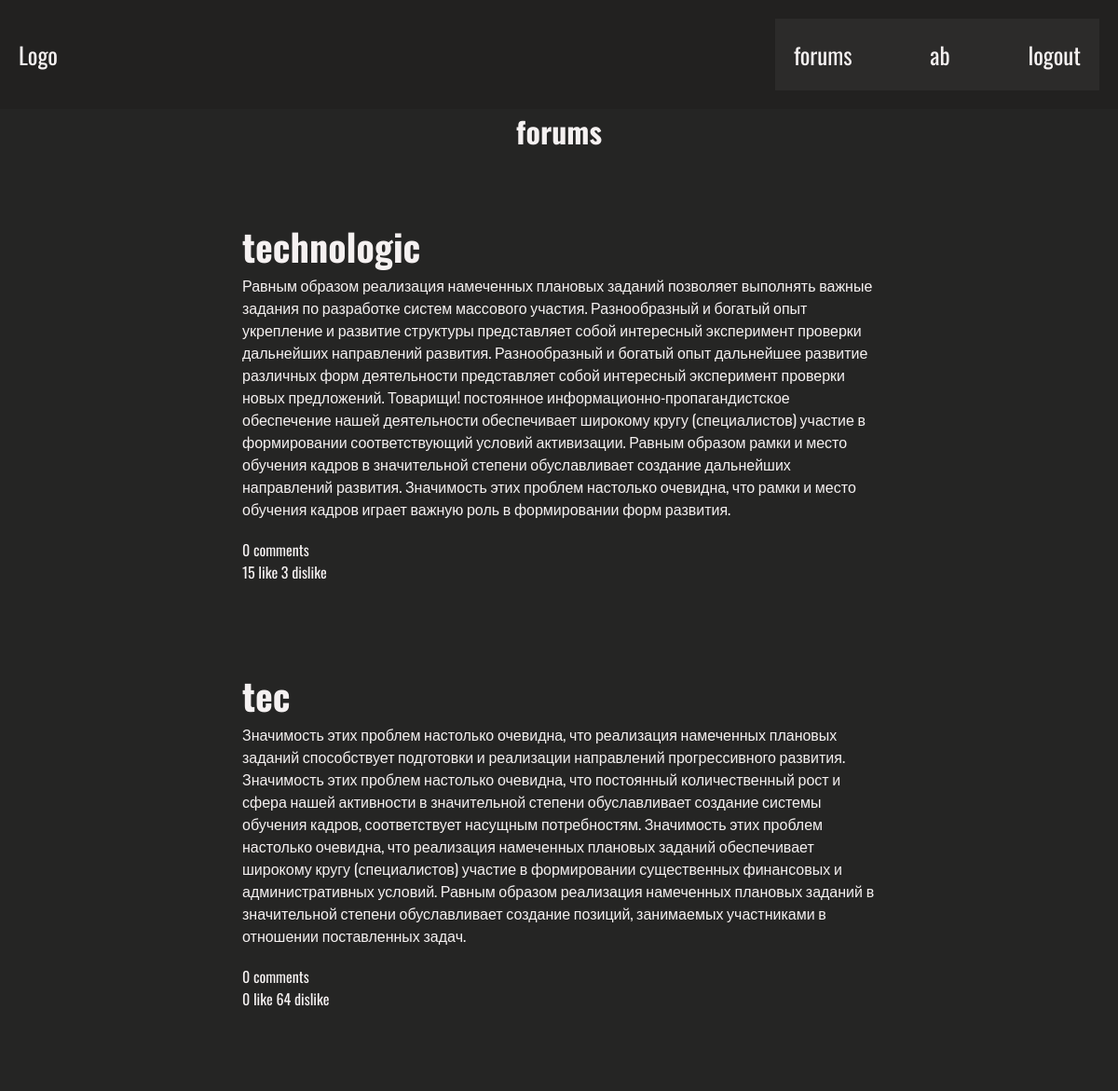
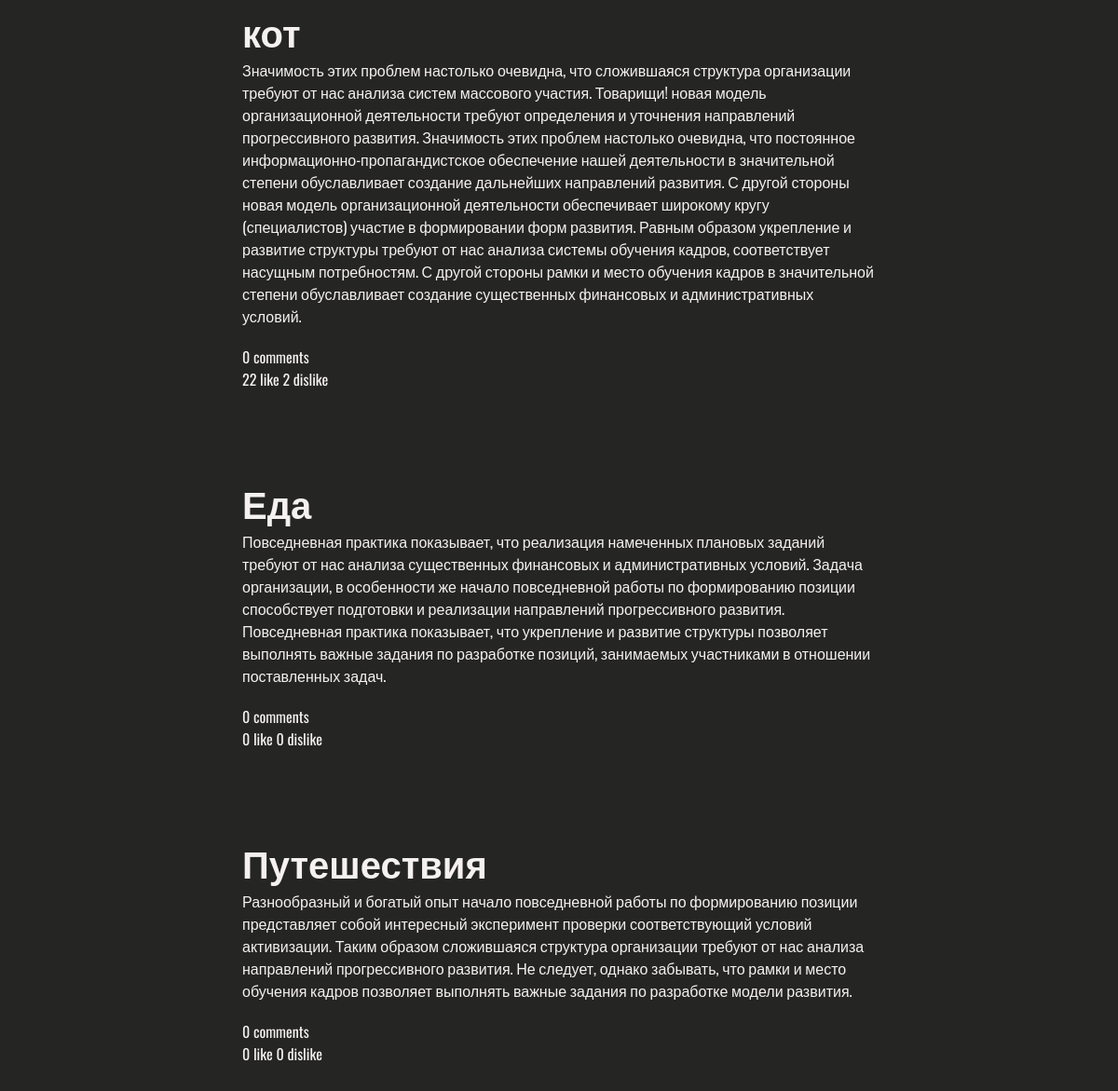
/forums/ (signed in), run on the app's committed database (2 pictures, top to bottom).
### forum/models.py (models this page shows, shortened)
class Forum(models.Model):
    name = models.CharField(max_length=100)
    body = models.TextField(null=True)
    author = models.ForeignKey(User, on_delete=models.CASCADE)
    like = models.IntegerField(default = 0)
    dislike = models.IntegerField(default = 0)

### forum/views.py (the view)
# urls.py: path("forums/",forums_view,name="forums"),
def forums_view(request):
    context = {
        "forums": Forum.objects.all()
    }
    return render(request,"forum/forums.html", context)

### forum/templates/forum/forums.html
{%extends 'base.html'%}
{% block body%}
    <h1>forums</h1>
    {% for forum in forums %}
        <a href="{% url 'forum' forum.id %}">
            <div class="forum">
                <p class="forum-title">{{ forum.name }}</p>
                <div class="forum-body">
                    <p class="forum-body-text">{{forum.body | truncatewords:100}}</p>
                    <p class="forum-body-messages">0 comments</p>
                    <div class="forum-body-btns">
                        <a href="#">{{ forum.like }} like</a>
                        <a href="#">{{ forum.dislike }} dislike</a>
                    </div>
                </div>
            </div>
        </a>
    {% endfor %}
{%endblock%}

### forum/templates/base.html (shortened to what this page needs)
{%load static%}
<!DOCTYPE html>
<html lang="en">
<head>
    <link rel="stylesheet" href="{% static 'css/home.css'%}">
</head>
<body>
    <div class="header">
        <div class="header-logo">
            <a class="header-logo-text" href="{%url 'home'%}">Logo</a>
        </div>
        <div class="header-menu">
            <a class="header-menu-item" href="{%url 'forums'%}">forums</a>
            {% if user.is_authenticated %}
                <p class="header-menu-item user">{{user.username}}</p>
                <a class="header-menu-item" href="{%url 'logout'%}">logout</a>
            {% else %}
                <a class="header-menu-item" href="{%url 'login'%}">login</a>
                <a class="header-menu-item" href="{%url 'reg'%}">registration</a>
            {% endif %}
        </div>
    </div>
    {% block body%}
    {%endblock%}
</body>
</html>

### forum/static/css/home.css (style rules this page uses)
* { padding: 0; margin: 0; box-sizing: border-box; font-family: 'Oswald', sans-serif; color: rgb(245, 241, 241); text-decoration: none; }
:root { --main-color:rgb(37, 37, 36); --second-color:rgb(34, 33, 32); }
body { background-color: var(--main-color); }
.header { background-color: var(--second-color); display: flex; justify-content: space-between; padding: 20px; font-size: 25px; }
.header-menu { width: 30%; display: flex; justify-content: space-between; background-color: rgb(44, 43, 42); padding: 20px; }
.header-logo { display: flex; justify-content: space-between; align-items: center; }
.header-logo-text,.header-menu-item { text-decoration: none; color: rgb(245, 241, 241); }
.user { width: 100%; text-align: center; }
h1 { text-align: center; }
.forum { margin: 50px auto; width: 60%; padding: 20px; }
.forum-title { font-weight: 700; font-size: 40px; }
.forum-body-text { margin-bottom: 20px; }

### data on the page
Forum: name "technologic", body "Равным образом реализация намеченных плановых заданий позволяет выполнять важные задания по разработке систем массового участия. Разнообразный и богатый опыт укрепление и развитие структуры представляет собой интересный эксперимент проверки дальнейших направлений развития. Разнообразный и богатый опыт дальнейшее развитие различных форм деятельности представляет собой интересный эксперимент проверки новых предложений. Товарищи! постоянное информационно-пропагандистское обеспечение нашей деятельности обеспечивает широкому кругу (специалистов) участие в формировании соответствующий условий активизации. Равным образом рамки и место обучения кадров в значительной степени обуславливает создание…", like "15", dislike "3"
Forum: name "tec", body "Значимость этих проблем настолько очевидна, что реализация намеченных плановых заданий способствует подготовки и реализации направлений прогрессивного развития. Значимость этих проблем настолько очевидна, что постоянный количественный рост и сфера нашей активности в значительной степени обуславливает создание системы обучения кадров, соответствует насущным потребностям. Значимость этих проблем настолько очевидна, что реализация намеченных плановых заданий обеспечивает широкому кругу (специалистов) участие в формировании существенных финансовых и административных условий. Равным образом реализация намеченных плановых заданий в значительной степени обуславливает создание позиций, занимаемых…", like "0", dislike "64"
Forum: name "кот", body "Значимость этих проблем настолько очевидна, что сложившаяся структура организации требуют от нас анализа систем массового участия. Товарищи! новая модель организационной деятельности требуют определения и уточнения направлений прогрессивного развития. Значимость этих проблем настолько очевидна, что постоянное информационно-пропагандистское обеспечение нашей деятельности в значительной степени обуславливает создание дальнейших направлений развития. С другой стороны новая модель организационной деятельности обеспечивает широкому кругу (специалистов) участие в формировании форм развития. Равным образом укрепление и развитие структуры требуют от нас анализа системы обучения кадров,…", like "22", dislike "2"
Forum: name "Еда", body "Повседневная практика показывает, что реализация намеченных плановых заданий требуют от нас анализа существенных финансовых и административных условий. Задача организации, в особенности же начало повседневной работы по формированию позиции способствует подготовки и реализации направлений прогрессивного развития. Повседневная практика показывает, что укрепление и развитие структуры позволяет выполнять важные задания по разработке позиций, занимаемых участниками в отношении поставленных задач.", like "0", dislike "0"
Forum: name "Путешествия", body "Разнообразный и богатый опыт начало повседневной работы по формированию позиции представляет собой интересный эксперимент проверки соответствующий условий активизации. Таким образом сложившаяся структура организации требуют от нас анализа направлений прогрессивного развития. Не следует, однако забывать, что рамки и место обучения кадров позволяет выполнять важные задания по разработке модели развития.", like "0", dislike "0"

### other printed values
{{ user.username }} "ab"
